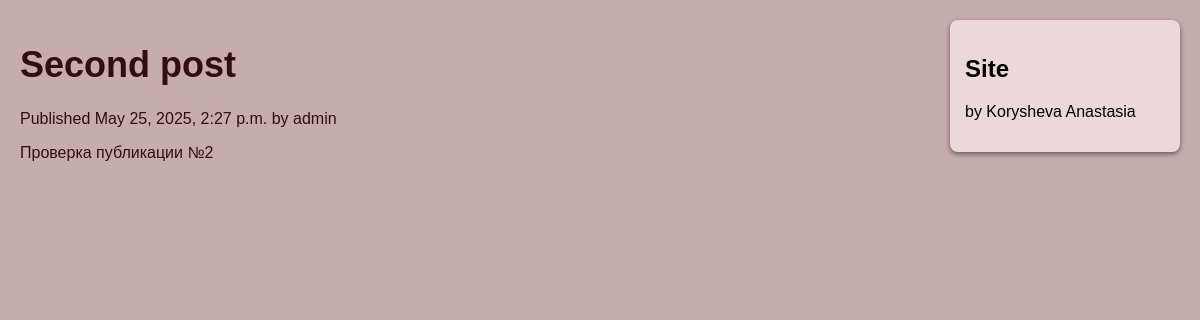
/blog/5/, run on the app's committed database.
### blog/models.py (models this page shows, shortened)
class Post(models.Model):
    class Status(models.TextChoices):
        DRAFT = 'DF', 'Draft'
        PUBLISHED = 'PB', 'Published'
    title = models.CharField(max_length=250)
    slug = models.SlugField(max_length=250)
    author = models.ForeignKey(
        User,
        on_delete=models.CASCADE,
        related_name='blog_posts',
        null=True,
        blank=True
        )
    body = models.TextField()
    publish = models.DateTimeField(default=timezone.now)
    created = models.DateTimeField(auto_now_add=True)
    updated = models.DateTimeField(auto_now=True)
    status = models.CharField(
        max_length=2,
        choices=Status.choices,
        default=Status.DRAFT
        )
    objects = models.Manager()
    published = PublishedManager()
    class Meta:
        ordering = ['-publish']
        indexes = [
            models.Index(fields=['-publish']),
        ]

### blog/views.py (the view)
# urls.py: path('<int:id>/', views.post_detail, name='post_detail'),
def post_detail(request, id):
    post = get_object_or_404(Post,
                            id=id,
                            status=Post.Status.PUBLISHED)
    return render(request,
                'blog/post/detail.html',
                {'post': post})

### blog/templates/blog/post/detail.html (shortened to what this page needs)
{% extends "blog/base.html" %}
 {% block content %}
  <h1>{{ post.title }}</h1>
  <p class="date">
    Published {{ post.publish }} by {{ post.author }}
  </p>
  {{ post.body|linebreaks }}
 {% endblock %}

### blog/static/css/blog.css (style rules this page uses)
body { font-family: Arial, sans-serif; margin: 0; padding: 0; background: rgb(199, 172, 172); }
.clearfix::after { content: ""; display: table; clear: both; }
h1 { font-size: 36px; }

### data on the page
Post: title "Second post", publish "May 25, 2025, 2:27 p.m.", author "admin", body "Проверка публикации №2"
